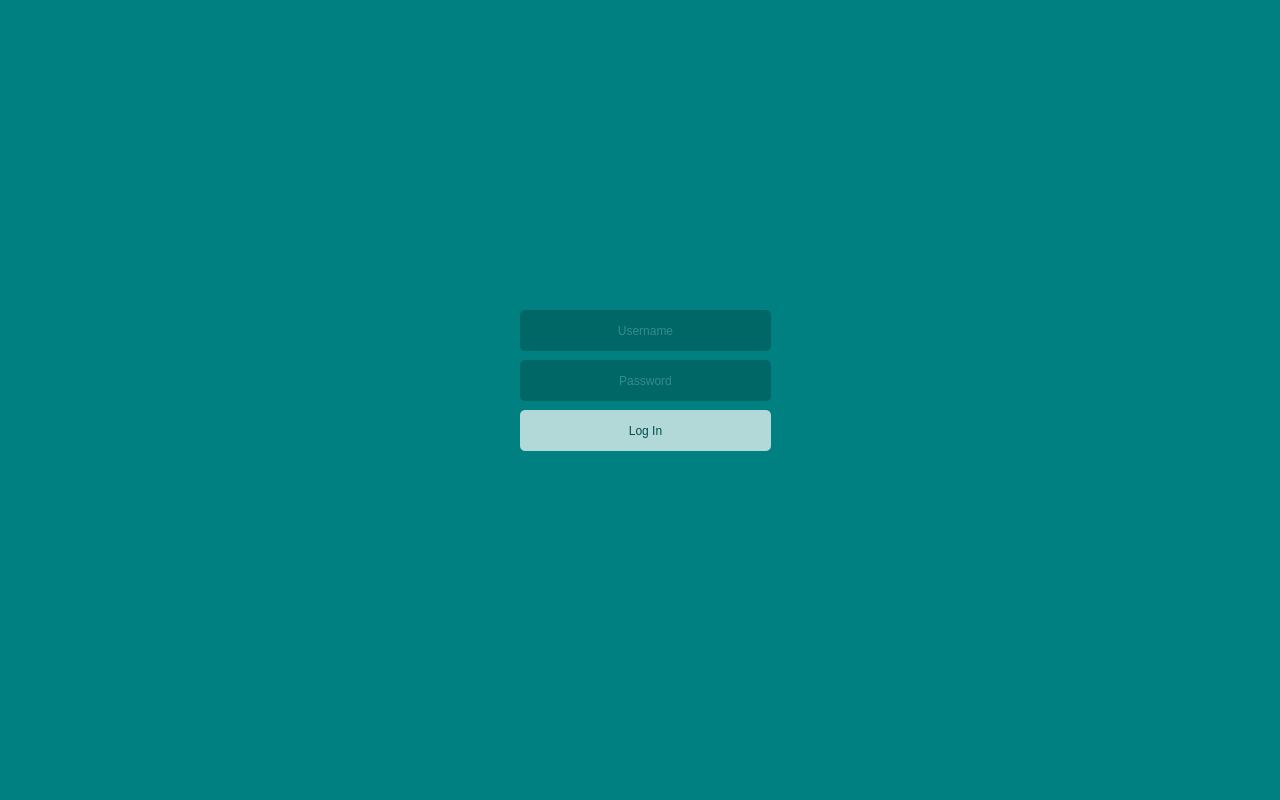
<?xml version="1.0" encoding="UTF-8"?>
<ui version="4.0">
 <class>MainWindow</class>
 <widget class="QMainWindow" name="MainWindow">
  <property name="geometry">
   <rect>
    <x>0</x>
    <y>0</y>
    <width>1280</width>
    <height>800</height>
   </rect>
  </property>
  <property name="minimumSize">
   <size>
    <width>1280</width>
    <height>800</height>
   </size>
  </property>
  <property name="maximumSize">
   <size>
    <width>1280</width>
    <height>800</height>
   </size>
  </property>
  <property name="windowTitle">
   <string>MainWindow</string>
  </property>
  <property name="styleSheet">
   <string notr="true">background-color: rgb(0, 128, 128);</string>
  </property>
  <widget class="QWidget" name="rootPanel">
   <property name="minimumSize">
    <size>
     <width>1280</width>
     <height>800</height>
    </size>
   </property>
   <property name="maximumSize">
    <size>
     <width>1280</width>
     <height>800</height>
    </size>
   </property>
   <property name="styleSheet">
    <string notr="true">background-color: rgb(0, 128, 128);</string>
   </property>
   <widget class="QWidget" name="loginPanel" native="true">
    <property name="geometry">
     <rect>
      <x>0</x>
      <y>0</y>
      <width>1280</width>
      <height>800</height>
     </rect>
    </property>
    <property name="minimumSize">
     <size>
      <width>1280</width>
      <height>800</height>
     </size>
    </property>
    <property name="maximumSize">
     <size>
      <width>1280</width>
      <height>800</height>
     </size>
    </property>
    <property name="styleSheet">
     <string notr="true">background-color: rgb(0, 128, 128);</string>
    </property>
    <widget class="QLineEdit" name="usernameInput">
     <property name="geometry">
      <rect>
       <x>520</x>
       <y>310</y>
       <width>251</width>
       <height>41</height>
      </rect>
     </property>
     <property name="styleSheet">
      <string notr="true">background-color: rgb(0, 102, 102);
border-radius: 5px;
color: rgb(102, 178, 178);
font: 87 12pt &quot;Segoe UI Black&quot;;</string>
     </property>
     <property name="alignment">
      <set>Qt::AlignCenter</set>
     </property>
     <property name="placeholderText">
      <string>Username</string>
     </property>
    </widget>
    <widget class="QLineEdit" name="passwordInput">
     <property name="geometry">
      <rect>
       <x>520</x>
       <y>360</y>
       <width>251</width>
       <height>41</height>
      </rect>
     </property>
     <property name="styleSheet">
      <string notr="true">background-color: rgb(0, 102, 102);
border-radius: 5px;
color: rgb(102, 178, 178);
font: 87 12pt &quot;Segoe UI Black&quot;;</string>
     </property>
     <property name="echoMode">
      <enum>QLineEdit::Password</enum>
     </property>
     <property name="alignment">
      <set>Qt::AlignCenter</set>
     </property>
     <property name="placeholderText">
      <string>Password</string>
     </property>
    </widget>
    <widget class="QPushButton" name="loginBtn">
     <property name="geometry">
      <rect>
       <x>520</x>
       <y>410</y>
       <width>251</width>
       <height>41</height>
      </rect>
     </property>
     <property name="styleSheet">
      <string notr="true">QPushButton {
        background-color: rgb(178, 216, 216);
        border-radius: 5px;
        color: rgb(0, 76, 76);
        font: 87 12pt &quot;Segoe UI Black&quot;;
}

QPushButton:hover {
        background-color: rgb(0, 76, 76);
        border-radius: 5px;
        color: rgb(178, 216, 216);
        font: 87 12pt &quot;Segoe UI Black&quot;;
}</string>
     </property>
     <property name="text">
      <string>Log In</string>
     </property>
    </widget>
   </widget>
   <widget class="QWidget" name="mainPanel" native="true">
    <property name="geometry">
     <rect>
      <x>0</x>
      <y>0</y>
      <width>1280</width>
      <height>800</height>
     </rect>
    </property>
    <property name="minimumSize">
     <size>
      <width>1280</width>
      <height>800</height>
     </size>
    </property>
    <property name="maximumSize">
     <size>
      <width>1280</width>
      <height>800</height>
     </size>
    </property>
    <property name="styleSheet">
     <string notr="true">background-color: rgb(0, 128, 128);</string>
    </property>
    <widget class="QFrame" name="sidebar">
     <property name="geometry">
      <rect>
       <x>0</x>
       <y>0</y>
       <width>111</width>
       <height>801</height>
      </rect>
     </property>
     <property name="styleSheet">
      <string notr="true">background-color: rgb(0, 76, 76);
font: 87 12pt &quot;Segoe UI Black&quot;;</string>
     </property>
     <property name="frameShape">
      <enum>QFrame::StyledPanel</enum>
     </property>
     <property name="frameShadow">
      <enum>QFrame::Raised</enum>
     </property>
     <widget class="QPushButton" name="closeBtn">
      <property name="geometry">
       <rect>
        <x>0</x>
        <y>710</y>
        <width>111</width>
        <height>91</height>
       </rect>
      </property>
      <property name="styleSheet">
       <string notr="true">QPushButton {
        border: none;
        background-color: rgb(0, 76, 76);
        color: rgb(178, 216, 216);
}

QPushButton:hover {
        border: none;
        background-color: rgb(0, 128, 128);
        color: rgb(178, 216, 216);
}</string>
      </property>
      <property name="text">
       <string>Close</string>
      </property>
     </widget>
     <widget class="QPushButton" name="salesBtn">
      <property name="geometry">
       <rect>
        <x>0</x>
        <y>0</y>
        <width>111</width>
        <height>91</height>
       </rect>
      </property>
      <property name="styleSheet">
       <string notr="true">QPushButton {
        border: none;
        background-color: rgb(0, 76, 76);
        color: rgb(178, 216, 216);
}

QPushButton:hover {
        border: none;
        background-color: rgb(0, 128, 128);
        color: rgb(178, 216, 216);
}</string>
      </property>
      <property name="text">
       <string>Sales</string>
      </property>
     </widget>
     <widget class="QPushButton" name="adminBtn">
      <property name="geometry">
       <rect>
        <x>0</x>
        <y>180</y>
        <width>111</width>
        <height>91</height>
       </rect>
      </property>
      <property name="styleSheet">
       <string notr="true">QPushButton {
        border: none;
        background-color: rgb(0, 76, 76);
        color: rgb(178, 216, 216);
}

QPushButton:hover {
        border: none;
        background-color: rgb(0, 128, 128);
        color: rgb(178, 216, 216);
}</string>
      </property>
      <property name="text">
       <string>Admin</string>
      </property>
     </widget>
     <widget class="QPushButton" name="membersBtn">
      <property name="geometry">
       <rect>
        <x>0</x>
        <y>90</y>
        <width>111</width>
        <height>91</height>
       </rect>
      </property>
      <property name="styleSheet">
       <string notr="true">QPushButton {
        border: none;
        background-color: rgb(0, 76, 76);
        color: rgb(178, 216, 216);
}

QPushButton:hover {
        border: none;
        background-color: rgb(0, 128, 128);
        color: rgb(178, 216, 216);
}</string>
      </property>
      <property name="text">
       <string>Members</string>
      </property>
     </widget>
     <widget class="QPushButton" name="logoutBtn">
      <property name="geometry">
       <rect>
        <x>0</x>
        <y>620</y>
        <width>111</width>
        <height>91</height>
       </rect>
      </property>
      <property name="styleSheet">
       <string notr="true">QPushButton {
        border: none;
        background-color: rgb(0, 76, 76);
        color: rgb(178, 216, 216);
}

QPushButton:hover {
        border: none;
        background-color: rgb(0, 128, 128);
        color: rgb(178, 216, 216);
}</string>
      </property>
      <property name="text">
       <string>Log Out</string>
      </property>
     </widget>
    </widget>
    <widget class="QFrame" name="members">
     <property name="geometry">
      <rect>
       <x>121</x>
       <y>11</y>
       <width>1151</width>
       <height>781</height>
      </rect>
     </property>
     <property name="styleSheet">
      <string notr="true">background-color: rgb(178, 216, 216);
border-radius: 5px;</string>
     </property>
     <property name="frameShape">
      <enum>QFrame::StyledPanel</enum>
     </property>
     <property name="frameShadow">
      <enum>QFrame::Raised</enum>
     </property>
     <widget class="QTableWidget" name="membersTable">
      <property name="geometry">
       <rect>
        <x>10</x>
        <y>50</y>
        <width>1131</width>
        <height>721</height>
       </rect>
      </property>
      <property name="styleSheet">
       <string notr="true">color: rgb(0, 76, 76);
font: 87 12pt &quot;Segoe UI Semibold&quot;;</string>
      </property>
      <column>
       <property name="text">
        <string>Member name</string>
       </property>
      </column>
      <column>
       <property name="text">
        <string>ID</string>
       </property>
      </column>
      <column>
       <property name="text">
        <string>Membership type</string>
       </property>
      </column>
      <column>
       <property name="text">
        <string>Expiration date</string>
       </property>
      </column>
      <column>
       <property name="text">
        <string>Total spent</string>
       </property>
      </column>
     </widget>
     <widget class="QLabel" name="memberSortLabel">
      <property name="geometry">
       <rect>
        <x>10</x>
        <y>10</y>
        <width>131</width>
        <height>31</height>
       </rect>
      </property>
      <property name="styleSheet">
       <string notr="true">color: rgb(0, 76, 76);
font: 87 12pt &quot;Segoe UI Semibold&quot;;</string>
      </property>
      <property name="text">
       <string>Sort by:</string>
      </property>
     </widget>
     <widget class="QComboBox" name="memberSortSelect">
      <property name="geometry">
       <rect>
        <x>150</x>
        <y>10</y>
        <width>201</width>
        <height>31</height>
       </rect>
      </property>
      <property name="styleSheet">
       <string notr="true">color: rgb(0, 76, 76);
font: 87 12pt &quot;Segoe UI&quot;;</string>
      </property>
      <item>
       <property name="text">
        <string>ID Number</string>
       </property>
      </item>
      <item>
       <property name="text">
        <string>Membership Type</string>
       </property>
      </item>
     </widget>
     <widget class="QPushButton" name="memberRebatesBtn">
      <property name="geometry">
       <rect>
        <x>520</x>
        <y>10</y>
        <width>201</width>
        <height>31</height>
       </rect>
      </property>
      <property name="styleSheet">
       <string notr="true">QPushButton {
        border: none;
        background-color: rgb(0, 76, 76);
        color: rgb(178, 216, 216);
}

QPushButton:hover {
        border: none;
        background-color: rgb(0, 128, 128);
        color: rgb(178, 216, 216);
}</string>
      </property>
      <property name="text">
       <string>Check Member Rebates</string>
      </property>
     </widget>
     <widget class="QPushButton" name="memberPurchasesBtn">
      <property name="geometry">
       <rect>
        <x>730</x>
        <y>10</y>
        <width>201</width>
        <height>31</height>
       </rect>
      </property>
      <property name="styleSheet">
       <string notr="true">QPushButton {
        border: none;
        background-color: rgb(0, 76, 76);
        color: rgb(178, 216, 216);
}

QPushButton:hover {
        border: none;
        background-color: rgb(0, 128, 128);
        color: rgb(178, 216, 216);
}</string>
      </property>
      <property name="text">
       <string>Check Member Purchases</string>
      </property>
     </widget>
     <widget class="QPushButton" name="memberExpirationBtn">
      <property name="geometry">
       <rect>
        <x>940</x>
        <y>10</y>
        <width>201</width>
        <height>31</height>
       </rect>
      </property>
      <property name="styleSheet">
       <string notr="true">QPushButton {
        border: none;
        background-color: rgb(0, 76, 76);
        color: rgb(178, 216, 216);
}

QPushButton:hover {
        border: none;
        background-color: rgb(0, 128, 128);
        color: rgb(178, 216, 216);
}</string>
      </property>
      <property name="text">
       <string>Check Member Expiration</string>
      </property>
     </widget>
    </widget>
    <widget class="QFrame" name="admin">
     <property name="geometry">
      <rect>
       <x>120</x>
       <y>10</y>
       <width>1151</width>
       <height>781</height>
      </rect>
     </property>
     <property name="styleSheet">
      <string notr="true">background-color: rgb(178, 216, 216);
border-radius: 5px;</string>
     </property>
     <property name="frameShape">
      <enum>QFrame::StyledPanel</enum>
     </property>
     <property name="frameShadow">
      <enum>QFrame::Raised</enum>
     </property>
     <widget class="QTableWidget" name="adminInventoryTable">
      <property name="geometry">
       <rect>
        <x>10</x>
        <y>50</y>
        <width>561</width>
        <height>721</height>
       </rect>
      </property>
      <property name="styleSheet">
       <string notr="true">color: rgb(0, 76, 76);
font: 87 12pt &quot;Segoe UI Semibold&quot;;</string>
      </property>
      <column>
       <property name="text">
        <string>Item name</string>
       </property>
      </column>
      <column>
       <property name="text">
        <string>Quantity</string>
       </property>
      </column>
      <column>
       <property name="text">
        <string>Revenue</string>
       </property>
      </column>
     </widget>
     <widget class="QTableWidget" name="adminMembersTable">
      <property name="geometry">
       <rect>
        <x>580</x>
        <y>50</y>
        <width>561</width>
        <height>721</height>
       </rect>
      </property>
      <property name="styleSheet">
       <string notr="true">color: rgb(0, 76, 76);
font: 87 12pt &quot;Segoe UI Semibold&quot;;</string>
      </property>
      <column>
       <property name="text">
        <string>Member name</string>
       </property>
      </column>
      <column>
       <property name="text">
        <string>ID</string>
       </property>
      </column>
      <column>
       <property name="text">
        <string>Membership type</string>
       </property>
      </column>
     </widget>
     <widget class="QPushButton" name="adminAddItemBtn">
      <property name="geometry">
       <rect>
        <x>10</x>
        <y>10</y>
        <width>131</width>
        <height>31</height>
       </rect>
      </property>
      <property name="styleSheet">
       <string notr="true">QPushButton {
        border: none;
        background-color: rgb(0, 76, 76);
        color: rgb(178, 216, 216);
}

QPushButton:hover {
        border: none;
        background-color: rgb(0, 128, 128);
        color: rgb(178, 216, 216);
}</string>
      </property>
      <property name="text">
       <string>Add Item</string>
      </property>
     </widget>
     <widget class="QPushButton" name="adminDelItemBtn">
      <property name="geometry">
       <rect>
        <x>150</x>
        <y>10</y>
        <width>131</width>
        <height>31</height>
       </rect>
      </property>
      <property name="styleSheet">
       <string notr="true">QPushButton {
        border: none;
        background-color: rgb(0, 76, 76);
        color: rgb(178, 216, 216);
}

QPushButton:hover {
        border: none;
        background-color: rgb(0, 128, 128);
        color: rgb(178, 216, 216);
}</string>
      </property>
      <property name="text">
       <string>Delete Item</string>
      </property>
     </widget>
     <widget class="QPushButton" name="adminLoadInventoryBtn">
      <property name="geometry">
       <rect>
        <x>440</x>
        <y>10</y>
        <width>131</width>
        <height>31</height>
       </rect>
      </property>
      <property name="styleSheet">
       <string notr="true">QPushButton {
        border: none;
        background-color: rgb(0, 76, 76);
        color: rgb(178, 216, 216);
}

QPushButton:hover {
        border: none;
        background-color: rgb(0, 128, 128);
        color: rgb(178, 216, 216);
}</string>
      </property>
      <property name="text">
       <string>Load Inventory</string>
      </property>
     </widget>
     <widget class="QPushButton" name="adminAddMemBtn">
      <property name="geometry">
       <rect>
        <x>580</x>
        <y>10</y>
        <width>131</width>
        <height>31</height>
       </rect>
      </property>
      <property name="styleSheet">
       <string notr="true">QPushButton {
        border: none;
        background-color: rgb(0, 76, 76);
        color: rgb(178, 216, 216);
}

QPushButton:hover {
        border: none;
        background-color: rgb(0, 128, 128);
        color: rgb(178, 216, 216);
}</string>
      </property>
      <property name="text">
       <string>Add Member</string>
      </property>
     </widget>
     <widget class="QPushButton" name="adminDelMemBtn">
      <property name="geometry">
       <rect>
        <x>720</x>
        <y>10</y>
        <width>131</width>
        <height>31</height>
       </rect>
      </property>
      <property name="styleSheet">
       <string notr="true">QPushButton {
        border: none;
        background-color: rgb(0, 76, 76);
        color: rgb(178, 216, 216);
}

QPushButton:hover {
        border: none;
        background-color: rgb(0, 128, 128);
        color: rgb(178, 216, 216);
}</string>
      </property>
      <property name="text">
       <string>Delete Member</string>
      </property>
     </widget>
     <widget class="QPushButton" name="adminLoadMemBtn">
      <property name="geometry">
       <rect>
        <x>1010</x>
        <y>10</y>
        <width>131</width>
        <height>31</height>
       </rect>
      </property>
      <property name="styleSheet">
       <string notr="true">QPushButton {
        border: none;
        background-color: rgb(0, 76, 76);
        color: rgb(178, 216, 216);
}

QPushButton:hover {
        border: none;
        background-color: rgb(0, 128, 128);
        color: rgb(178, 216, 216);
}</string>
      </property>
      <property name="text">
       <string>Load Members</string>
      </property>
     </widget>
    </widget>
    <widget class="QFrame" name="sales">
     <property name="geometry">
      <rect>
       <x>120</x>
       <y>10</y>
       <width>1151</width>
       <height>781</height>
      </rect>
     </property>
     <property name="styleSheet">
      <string notr="true">background-color: rgb(178, 216, 216);
border-radius: 5px;</string>
     </property>
     <property name="frameShape">
      <enum>QFrame::StyledPanel</enum>
     </property>
     <property name="frameShadow">
      <enum>QFrame::Raised</enum>
     </property>
     <widget class="QTableWidget" name="salesTable">
      <property name="geometry">
       <rect>
        <x>10</x>
        <y>50</y>
        <width>1131</width>
        <height>721</height>
       </rect>
      </property>
      <property name="styleSheet">
       <string notr="true">color: rgb(0, 76, 76);
font: 87 12pt &quot;Segoe UI Semibold&quot;;</string>
      </property>
      <column>
       <property name="text">
        <string>Item name</string>
       </property>
      </column>
      <column>
       <property name="text">
        <string>Quantity</string>
       </property>
      </column>
      <column>
       <property name="text">
        <string>Revenue</string>
       </property>
      </column>
     </widget>
     <widget class="QLabel" name="salesFilterLabel">
      <property name="geometry">
       <rect>
        <x>10</x>
        <y>10</y>
        <width>131</width>
        <height>31</height>
       </rect>
      </property>
      <property name="styleSheet">
       <string notr="true">color: rgb(0, 76, 76);
font: 87 12pt &quot;Segoe UI Semibold&quot;;</string>
      </property>
      <property name="text">
       <string>Display sales for:</string>
      </property>
     </widget>
     <widget class="QComboBox" name="salesFilterSelect">
      <property name="geometry">
       <rect>
        <x>150</x>
        <y>10</y>
        <width>121</width>
        <height>31</height>
       </rect>
      </property>
      <property name="styleSheet">
       <string notr="true">color: rgb(0, 76, 76);
font: 87 12pt &quot;Segoe UI&quot;;</string>
      </property>
      <item>
       <property name="text">
        <string>All days</string>
       </property>
      </item>
      <item>
       <property name="text">
        <string>Day 1</string>
       </property>
      </item>
      <item>
       <property name="text">
        <string>Day 2</string>
       </property>
      </item>
      <item>
       <property name="text">
        <string>Day 3</string>
       </property>
      </item>
      <item>
       <property name="text">
        <string>Day 4</string>
       </property>
      </item>
      <item>
       <property name="text">
        <string>Day 5</string>
       </property>
      </item>
      <item>
       <property name="text">
        <string>Day 6</string>
       </property>
      </item>
     </widget>
     <widget class="QLabel" name="salesSortLabel">
      <property name="geometry">
       <rect>
        <x>290</x>
        <y>10</y>
        <width>131</width>
        <height>31</height>
       </rect>
      </property>
      <property name="styleSheet">
       <string notr="true">color: rgb(0, 76, 76);
font: 87 12pt &quot;Segoe UI Semibold&quot;;</string>
      </property>
      <property name="text">
       <string>Sort by:</string>
      </property>
     </widget>
     <widget class="QComboBox" name="salesSortSelect">
      <property name="geometry">
       <rect>
        <x>430</x>
        <y>10</y>
        <width>121</width>
        <height>31</height>
       </rect>
      </property>
      <property name="styleSheet">
       <string notr="true">color: rgb(0, 76, 76);
font: 87 12pt &quot;Segoe UI&quot;;</string>
      </property>
      <item>
       <property name="text">
        <string>Name</string>
       </property>
      </item>
      <item>
       <property name="text">
        <string>Revenue</string>
       </property>
      </item>
     </widget>
     <widget class="QLabel" name="salesSearchLabel">
      <property name="geometry">
       <rect>
        <x>800</x>
        <y>10</y>
        <width>131</width>
        <height>31</height>
       </rect>
      </property>
      <property name="styleSheet">
       <string notr="true">color: rgb(0, 76, 76);
font: 87 12pt &quot;Segoe UI Semibold&quot;;</string>
      </property>
      <property name="text">
       <string>Search for item:</string>
      </property>
     </widget>
     <widget class="QLineEdit" name="salesSearchInput">
      <property name="geometry">
       <rect>
        <x>940</x>
        <y>10</y>
        <width>201</width>
        <height>31</height>
       </rect>
      </property>
      <property name="styleSheet">
       <string notr="true">border: 3px solid rgb(0, 76, 76);
border-radius: 5px;
color: rgb(0, 76, 76);
font: 87 12pt &quot;Segoe UI&quot;;</string>
      </property>
     </widget>
    </widget>
    <zorder>admin</zorder>
    <zorder>sales</zorder>
    <zorder>members</zorder>
    <zorder>sidebar</zorder>
   </widget>
   <zorder>mainPanel</zorder>
   <zorder>loginPanel</zorder>
  </widget>
 </widget>
 <resources/>
 <connections>
  <connection>
   <sender>closeBtn</sender>
   <signal>clicked()</signal>
   <receiver>MainWindow</receiver>
   <slot>close()</slot>
   <hints>
    <hint type="sourcelabel">
     <x>53</x>
     <y>743</y>
    </hint>
    <hint type="destinationlabel">
     <x>-39</x>
     <y>751</y>
    </hint>
   </hints>
  </connection>
  <connection>
   <sender>salesBtn</sender>
   <signal>clicked()</signal>
   <receiver>MainWindow</receiver>
   <slot>displaySales()</slot>
   <hints>
    <hint type="sourcelabel">
     <x>32</x>
     <y>52</y>
    </hint>
    <hint type="destinationlabel">
     <x>-5</x>
     <y>127</y>
    </hint>
   </hints>
  </connection>
  <connection>
   <sender>adminBtn</sender>
   <signal>clicked()</signal>
   <receiver>MainWindow</receiver>
   <slot>displayAdmin()</slot>
   <hints>
    <hint type="sourcelabel">
     <x>17</x>
     <y>236</y>
    </hint>
    <hint type="destinationlabel">
     <x>-1</x>
     <y>218</y>
    </hint>
   </hints>
  </connection>
  <connection>
   <sender>membersBtn</sender>
   <signal>clicked()</signal>
   <receiver>MainWindow</receiver>
   <slot>displayMembers()</slot>
   <hints>
    <hint type="sourcelabel">
     <x>52</x>
     <y>126</y>
    </hint>
    <hint type="destinationlabel">
     <x>-3</x>
     <y>122</y>
    </hint>
   </hints>
  </connection>
  <connection>
   <sender>logoutBtn</sender>
   <signal>clicked()</signal>
   <receiver>MainWindow</receiver>
   <slot>userLogout()</slot>
   <hints>
    <hint type="sourcelabel">
     <x>32</x>
     <y>656</y>
    </hint>
    <hint type="destinationlabel">
     <x>-3</x>
     <y>654</y>
    </hint>
   </hints>
  </connection>
  <connection>
   <sender>loginBtn</sender>
   <signal>clicked()</signal>
   <receiver>MainWindow</receiver>
   <slot>userLogin()</slot>
   <hints>
    <hint type="sourcelabel">
     <x>563</x>
     <y>431</y>
    </hint>
    <hint type="destinationlabel">
     <x>609</x>
     <y>834</y>
    </hint>
   </hints>
  </connection>
 </connections>
 <slots>
  <slot>displaySales()</slot>
  <slot>displayMembers()</slot>
  <slot>displayAdmin()</slot>
  <slot>userLogin()</slot>
  <slot>userLogout()</slot>
 </slots>
</ui>
